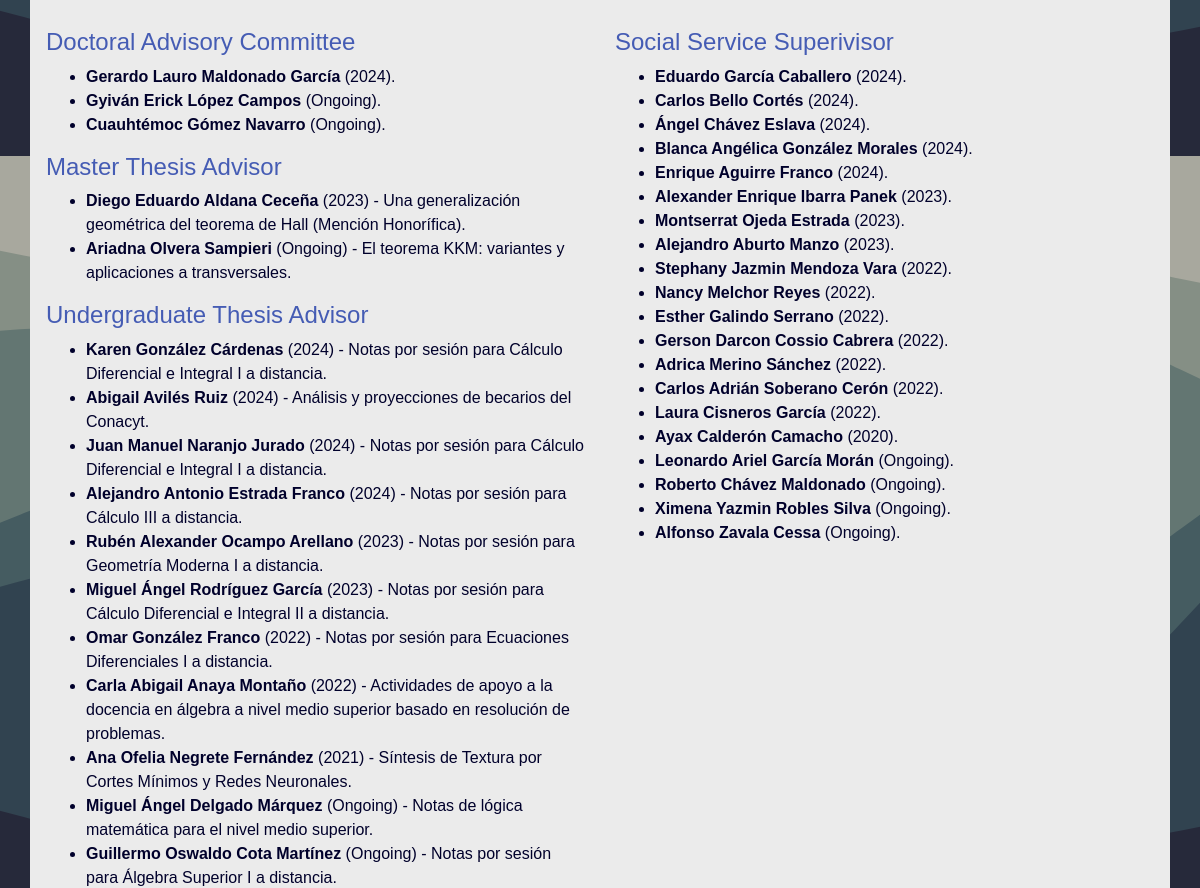
Before: /students (middle part) with the older database file.
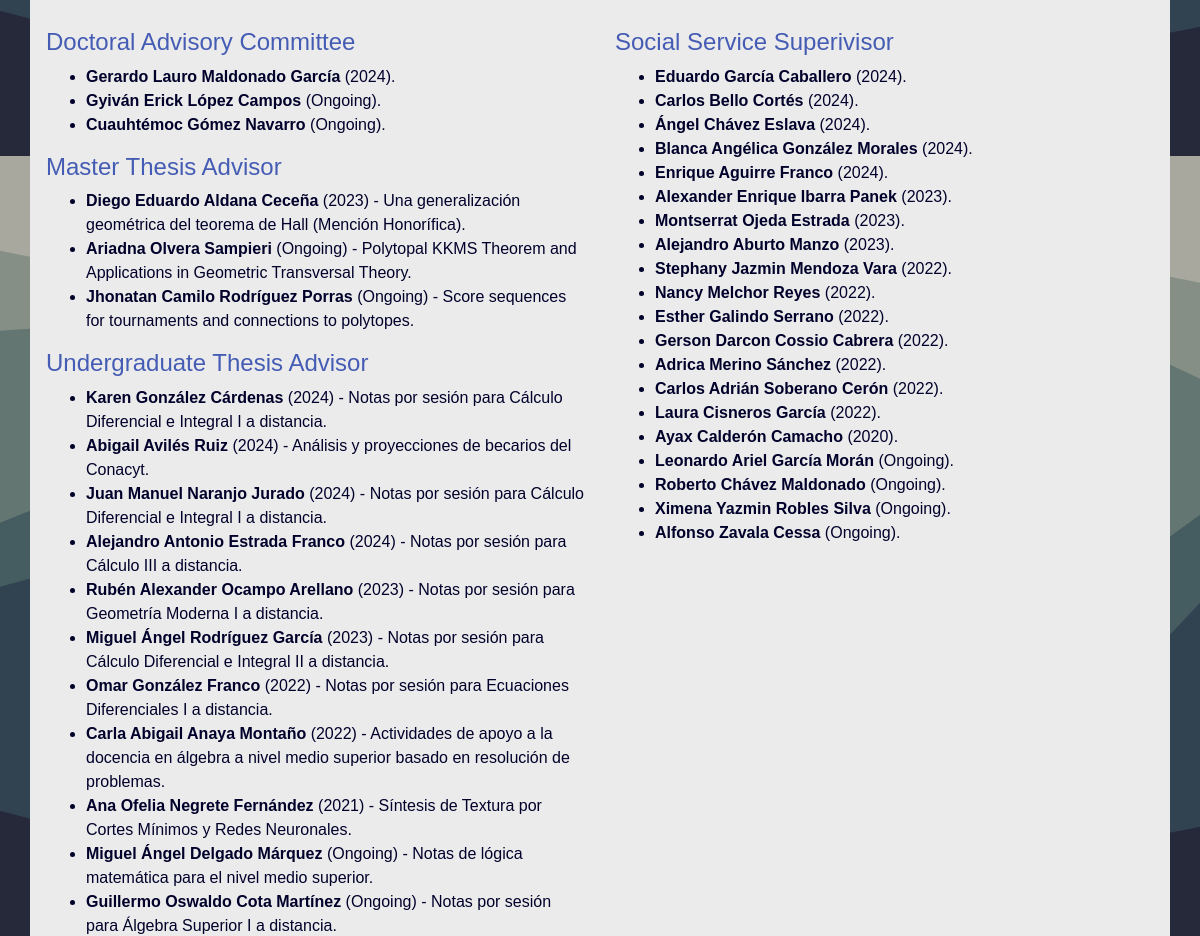
After: the same page with the newer database file.
### personalpage/models.py (models this page shows, shortened)
class Service(db.Model):
    __tablename__ = 'service'
    id = db.Column(db.Integer, primary_key=True)
    title = db.Column(db.String(80), unique=True, nullable=False)
    date = db.Column(db.Date(), default=date.today())
    description = db.Column(db.String(140), nullable=False)
    title = db.Column(db.String(80), unique=True, nullable=False)
    service_type = db.Column(db.String(20), nullable=False)
    institution = db.Column(db.Integer, db.ForeignKey('institution.id'))
    location = db.Column(db.Integer, db.ForeignKey('location.id'))

### personalpage/cv.py (the view)
@app.route("/students")
def students():
    students = Service.query\
        .select_from(Service)\
        .join(Institution)\
        .join(Location, Service.location==Location.id)\
        .add_entity(Institution)\
        .add_entity(Location)\
        .order_by(desc(Service.date))\
        .all()
    return render_template("personalpage/students.html", students = students)

### personalpage/templates/personalpage/students.html (shortened to what this page needs)
{% extends "body_template.html" %}
    {% block content %}
    <div class="container outter pl-3 pr-3 pt-3">
        <div class="row pt-3">
            <div class="col-md-8">
        </div>
        <div class="col-md-4" id="data">
            </div>
        </div>
        <div class="row pt-3">
            <div class="col-lg-6">
                <h4> Doctoral Advisory Committee </h4>
                <ul>
                    {% for item in students %}
                    {% if item.Service.service_type == "a_d_thesis" %}
                    {% if item.Service.date %}
                    <li> <strong> {{ item.Service.description }}</strong> ({{ item.Service.date.strftime('%Y') }}). </li>
                    {% else %}
                    <li> <strong> {{ item.Service.description }}</strong> (Ongoing). </li>
                    {% endif %}
                    {% endif %}
                    {% endfor %}
                </ul>
                <h4> Master Thesis Advisor </h4>
                <ul>
                    {% for item in students %}
                    {% if item.Service.service_type == "s_m_thesis" %}
                    {% if item.Service.date %}
                    <li> <strong> {{ item.Service.description }}</strong> ({{ item.Service.date.strftime('%Y') }}) - {{ item.Service.title }}. </li>
                    {% else %}
                    <li> <strong> {{ item.Service.description }}</strong> (Ongoing) - {{ item.Service.title }}. </li>
                    {% endif %}
                    {% endif %}
                    {% endfor %}
                </ul>
                <h4> Undergraduate Thesis Advisor </h4>
                <ul>
                    {% for item in students %}
                    {% if item.Service.service_type == "s_ug_thesis" %}
                    {% if item.Service.date %}
                    <li> <strong> {{ item.Service.description }}</strong> ({{ item.Service.date.strftime('%Y') }}) - {{ item.Service.title }}. </li>
                    {% else %}
                    <li> <strong> {{ item.Service.description }}</strong> (Ongoing) - {{ item.Service.title }}. </li>
                    {% endif %}
                    {% endif %}
                    {% endfor %}
                </ul>
            </div>
            <div class="col-lg-6">
                <h4> Social Service Superivisor </h4>
                <ul>
                    {% for item in students %}
                    {% if item.Service.service_type == "s_social_service" %}
                    {% if item.Service.date %}
                    <li> <strong> {{ item.Service.title }}</strong> ({{ item.Service.date.strftime('%Y') }}). </li>
                    {% else %}
                    <li> <strong> {{ item.Service.title }}</strong> (Ongoing). </li>
                    {% endif %}
                    {% endif %}
                    {% endfor %}
                </ul>
            </div>
        </div>
    </div>
    {% endblock %}

### personalpage/templates/body_template.html (shortened to what this page needs)
<!DOCTYPE html>
<html lang="en" itemscope itemtype="http://schema.org/Person">
<head>
    <link rel="stylesheet" type="text/css" href="/static/bootstrap/css/bootstrap.min.css">
    <link rel="stylesheet" href="/static/personal.css" />
    <link rel="stylesheet" href="/static/convertex.css" />
</head>
<body onload="gosection();">
    {% block content %}
    {% endblock %}
</body>
</html>

### personalpage/static/personal.css (style rules this page uses)
body { background-image: url("/static/stacked-waves-haikei.svg"); background-size: 100% auto; background-attachment: fixed; color: rgb(0,0,43); font-family: 'Calibri Light', Calibri, 'Gill Sans', 'Gill Sans MT', 'Trebuchet MS', sans-serif; }
div.container.outter { background-color: rgb(235,235,235); }
h4, h3 { color: rgb(69,92,180);; }

Changed rows visible on the page:
changed Service "Ariadna Olvera Sampieri": Service "El teorema KKM: variantes y aplicaciones a transversales" → "Polytopal KKMS Theorem and Applications in Geometric Transversal Theory"
added Service: Service.description "Jhonatan Camilo Rodríguez Porras", Service "Score sequences for tournaments and connections to polytopes", shown under "Master Thesis Advisor"
